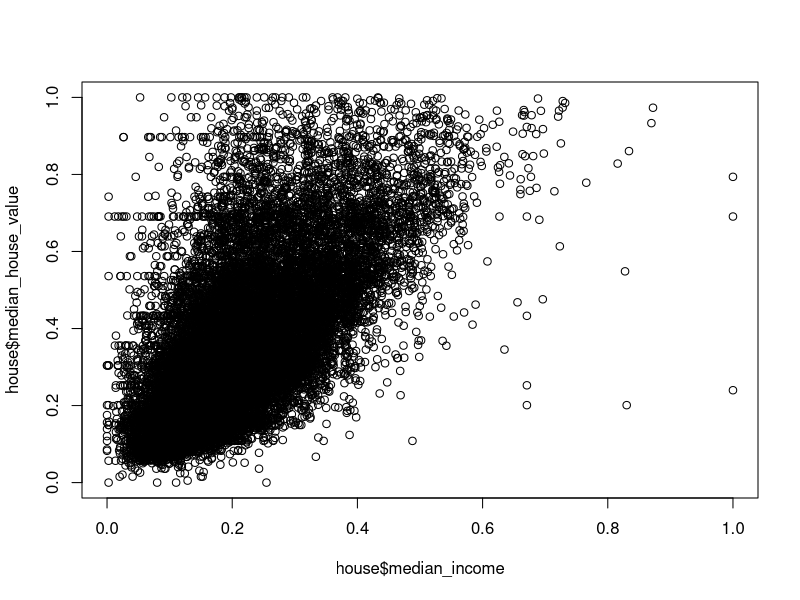

Here is the R script that generated this plot: (Note: this script raises an error after producing the figure.)
setwd("DSSC/stat_methods_4_data/quantile-regression/")

house <- read.csv("house_from_gitsklearn.csv")

house <- house[ complete.cases(house), ]

dim(house)

to_scale <- c("median_house_value", "median_income", "households", "population", "total_bedrooms", "total_rooms", "housing_median_age", "latitude", "longitude")

for( str in to_scale){
  house[str] = ((house[str]) - min(house[str])) /
    ( max(house[str]) - min(house[str]) )
}

house <- house[ which(house$median_house_value != 1), ]

summary(house)
dim(house)

plot(house$median_income, house$median_house_value)


library(quantreg)

taus <- c(.05, .10, .25, .50, .75, .90, .95)



# slide 21

set.seed(3)
res.house <- house[ sample(1:nrow(house), 5000), ]
fit <- rq(median_house_value ~ ., tau=taus, data=res.house)
plot.summary.rqs(summary.rqs(fit))






legend("bottomright", 1, legend= c(paste(taus, " quantile"),"mean"),title="Est. quantities",
       col = c((2:(length(taus)+1)), 8), lty=c(3,3,1,3,3,2), lwd=c(rep(3,length(taus)),4))




n <- (2^8)+1
x <- seq(0, 2, length=n)
y <- -x + rnorm(n)
df <- data.frame(x, y)
b <- boot.rq(x=x, y=y, tau=.5, R = 1000)
main <- paste(n, "Points")
m <- mean(b$B) + 1
s <- sd(b$B)
hist(b$B + 1, breaks = 30, prob=TRUE, xlab = "B* - B", main = main)
abline(v=0, add=TRUE, col='red', lty=2, lwd=2)
abline(v=m, add=TRUE, col='green', lty=2, lwd=2)
curve(dnorm(x, m, s), add=TRUE)


# slide 

legend("topright", 1, legend = c("real mean","sample mean"), col = c("red", "green"),
       lty=c(2,2), lwd=c(2,2))



##########################
### all variables fit #######
############################



set.seed(1)
res.house <- house[ sample(1:nrow(house), 100), ]
dim(res.house)

v <- which(house$ocean_proximity == 'ISLAND')
v

res.house <- rbind(res.house, house[v, ])
dim(res.house)

sum(duplicated(res.house))

summary(res.house)

fit <- rq(median_house_value ~ median_income + ocean_proximity, tau=taus, data=house)


summary(fit)
summary.rqs(fit)
plot.summary.rqs(summary.rqs(fit))

par(mfrow=c(1,1))





v <- which(house$ocean_proximity == 'NEAR BAY' | house$ocean_proximity == '<1H OCEAN')
length(v)

house.2 <- house[v, ]
house.3 = house[v,]
summary(house.3)

fit <- rq(median_house_value ~ median_income + ocean_proximity, tau=taus, data=house.3)
summary.rqs(fit)
plot.summary.rqs(summary.rqs(fit))




##

v <- which(house$ocean_proximity == 'INLAND' | house$ocean_proximity == 'ISLAND')
house.3 = house[v,]


fit <- rq(median_house_value ~ median_income + ocean_proximity, tau=taus, data=house.3)
sum(duplicated(house.3))
plot.summary.rqs(summary.rqs(fit))









###############
##   ANOVA   ##
###############

####################
# anova for slopes
####################


plot(house$median_income, house$median_house_value, cex=.25, cex.lab=1,cex.axis=1,
     lheight=0.5,
     xlab="Median Income", ylab="Median House Value")
fit <- rq( median_house_value ~ median_income, tau=taus, data=house )

for(i in 1:length(taus)){
  if( i == 4 ){
    abline(a=fit$coefficients[1,i], b=fit$coefficients[2,i], col="4", lwd=2)
  }
  else{
    abline(a=fit$coefficients[1,i], b=fit$coefficients[2,i], col="green3", lwd=2)
  }
  
}
anova.rqs(fit)



# here is less significant
tauss <- c(.75, .90, .95)
fit <- rq( median_house_value ~ median_income, tau=tauss, data=house )
anova.rqs(fit)




# removing ones
v <- which(house$median_house_value == 1)
house.no1 <- house[ -v, ]

plot(house.no1$median_income, house.no1$median_house_value, cex=.25, cex.lab=1,cex.axis=1,
     lheight=0.5,
     xlab="Median Income", ylab="Median House Value")
fit <- rq( median_house_value ~ median_income, tau=taus, data=house.no1 )

for(i in 1:length(taus)){
  if( i == 4 ){
    abline(a=fit$coefficients[1,i], b=fit$coefficients[2,i], col="4", lwd=2)
  }
  else{
    abline(a=fit$coefficients[1,i], b=fit$coefficients[2,i], col="green3", lwd=2)
  }
  
}
anova.rqs(fit)



###########################
# anova for nested models
###########################

# what makes the difference ??? not the Rsquared like in lm


# median income, longitude
plot(house$median_income, house$median_house_value)
fit1 <- rq( median_house_value ~ median_income, tau=.5, data=house )
abline(fit1, col='red')

fit2 <- rq( median_house_value ~ median_income + longitude, tau=.5, data=house )
summary(fit2)

anova.rq(fit1, fit2)


# latitude, longitude

plot(house$latitude, house$median_house_value)
plot(house$longitude, house$median_house_value)

fit1 <- rq( median_house_value ~ longitude, tau=.5, data=house )
fit2 <- rq( median_house_value ~ latitude + longitude, tau=.5, data=house )

anova.rq(fit1, fit2)


# total_rooms, total_bedrooms
plot(house$total_rooms, house$median_house_value)
plot(house$total_bedrooms, house$median_house_value)
plot(house$total_bedrooms, house$total_rooms)

fit1 <- rq( median_house_value ~ total_rooms, tau=.5, data=house )
fit2 <- rq( median_house_value ~ total_rooms + total_bedrooms, tau=.5, data=house )

anova.rq(fit1, fit2)



# always same fucking p-value !!!!!!!!!!

# at least here the F value decreses
q <- 0.1
fit1 <- rq( median_house_value ~ median_income, tau=q, data=house )
fit2 <- rq( median_house_value ~ median_income + total_bedrooms, tau=q, data=house )
fit3 <- rq( median_house_value ~ median_income + total_bedrooms + total_rooms, tau=q, data=house )
fit4 <- rq( median_house_value ~ median_income + total_bedrooms + total_rooms + latitude, tau=q, data=house )
fit5 <- rq( median_house_value ~ median_income + total_bedrooms + total_rooms + latitude + longitude, tau=q, data=house )
fit6 <- rq( median_house_value ~ median_income + total_bedrooms + total_rooms + latitude + longitude + population, tau=q, data=house )

anova.rq(fit1, fit2, fit3, fit4, fit5, fit6)



# try with factors
q <- 0.5
fit1 <- rq( median_house_value ~ median_income, tau=q, data=house )
fit2 <- rq( median_house_value ~ median_income + ocean_proximity, tau=q, data=house )

anova.rq(fit1, fit2)



###############
##   LPRQ    ##
###############

plot(house$longitude, house$median_house_value, xlab="Longitude", ylab="Median House Value", cex=.25, cex.lab=1,cex.axis=1, lheight=0.5)

for(tau in taus){
  fit <- lprq(house$longitude, house$median_house_value, h=0.1, tau=tau, m=50)
  if( tau == 0.5){
    lines(fit$xx, fit$fv, col="4", lwd=2)
  }
  else{
    lines(fit$xx, fit$fv, col="green3", lwd=2)
  }
}



###############
##   NLRQ    ##
###############

par(mfrow=c(1,1))
n <- (2^10)+1
x <- seq(0, 4*pi, length=n)
y <- cos(x) + rnorm(n)

df <- data.frame(x, y)
plot(x, y)

fit <- nlrq(y ~ a*cos(b*x), tau=0.5, start = list(a = 2, b = 1))
fit


x <- exp(rnorm(50))
y <- exp(1 + .5*x) + rnorm(50)
plot(x, y)
nlrq(y ~ exp(a  + b * x), start = list(a = 2, b = 1)) 


###################
#####  BOOT  ######
###################


# seeds <- c(3, 4, 7)

set.seed(4)
ns <- c(10, 12, 14)
  
par(mfrow = c(1, length(ns)))
for( i in ns ){
  n <- (2^i)+1
  x <- seq(0, 2, length=n)
  y <- -x + rnorm(n)
  df <- data.frame(x, y)
  b <- boot.rq(x=x, y=y, tau=.5, R = 1000)
  main <- paste(n, "Points")
  m <- mean(b$B) + 1
  s <- sd(b$B)
  hist(b$B + 1, breaks = 30, prob=TRUE, xlab = "B* - B", main = main)
  abline(v=0, add=TRUE, col='red', lty=2, lwd=2)
  abline(v=m, add=TRUE, col='green', lty=2, lwd=2)
  curve(dnorm(x, m, s), add=TRUE)
}


